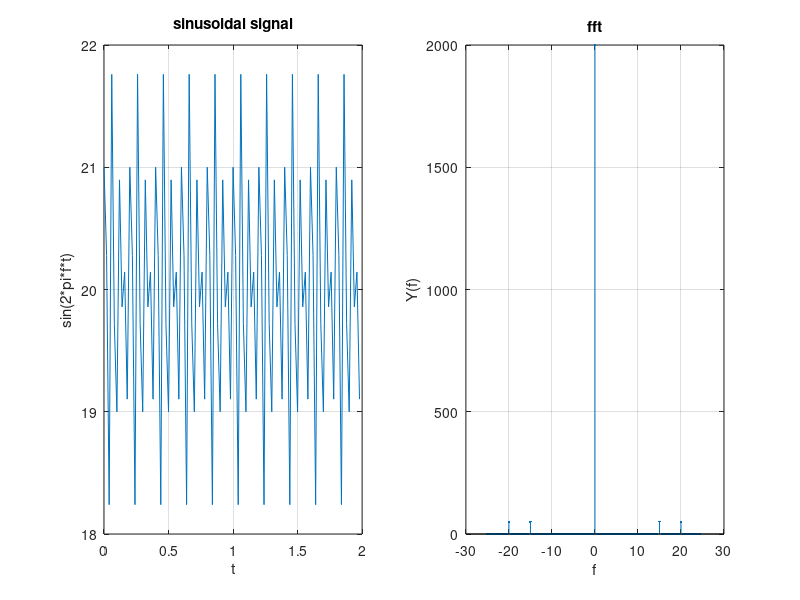

Here is the MATLAB script that generated this plot:
%%% script to visualise fourier transform of different types of signals;
clc;
clear;
close all;
%% sinusoidal signal

L = 100; %length of signal
Ts = 1/50;
t = (0:1:L-1)*Ts;
f1 = 20; %  MhZ FREQUENCY
f2 = 15; 
y = 20 + sin(2*pi*f1*t) + cos(2*pi*f2*t);

fs = 1/Ts;
f = (-L/2:1:L/2-1)*(fs/L); 
Y = fft(y);
Y_dash = fftshift(Y);

figure(1)
subplot(121);
plot(t,y);
xlabel("t");
ylabel("sin(2*pi*f*t)");
grid on
title("sinusoidal signal")

subplot(122);
stem(f,abs(Y_dash),".");
xlabel("f");
ylabel("Y(f)");
grid on;
title("fft")



